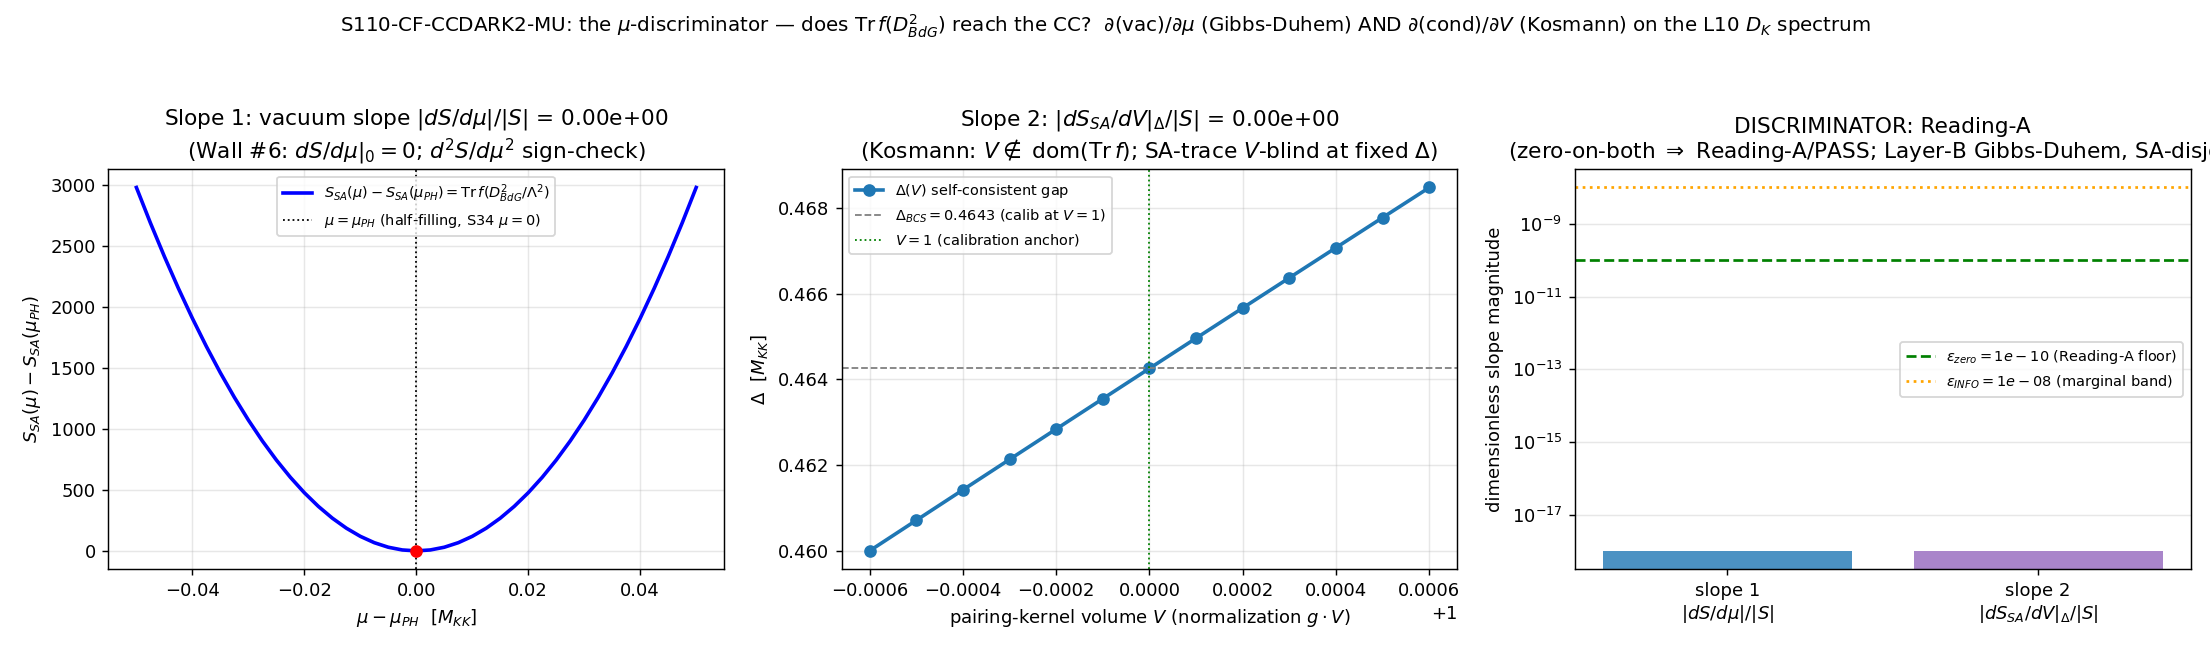

The Python source for this figure:
#!/usr/bin/env python3
# -*- coding: utf-8 -*-
"""
S110 W2-5 — CF-CCDARK2-MU: the mu-discriminator (SA-as-free-energy R0 input)
============================================================================

Gate: S110-CF-CCDARK2-MU ([SIGN])

Pre-registered threshold (plan session-110-plan-w2.md sec W2-5):
  operator (two-branch discriminator on the sign/magnitude of two slopes):
    Reading-A iff |d(vacuum)/dmu| <= eps_zero AND |d(condensation)/dV| <= eps_zero  (zero-on-both);
    Reading-B iff |d(vacuum)/dmu| >  eps_zero OR  |d(condensation)/dV| >  eps_zero  (non-zero-on-either).
  eps_zero = numerical-zero floor pinned at the converged beta-expansion precision
             (~1e-10 scale; rel 6.8e-10 per inv-5 W1-5).
  Reading-A -> PASS  (CC is irreducibly Layer-B / Gibbs-Duhem, SA-disjoint; Wall #6 + Kosmann confirmed)
  Reading-B -> FAIL  (a member of the SA Tr f(D^2) functional family reaches the CC; CC-as-spectral-moment re-opens)
  INFO       -> one slope lands marginal at the eps_zero floor (ambiguous; flagged for WS-SA-FREE-ENERGY R1)

Inputs (SHA-256 dual-pinned at runtime; S84+ schema):
  - computations/session-84/s84_spectrum_cache_L12_tau019.npz   (D_K spectrum per Peter-Weyl sector; filtered to L_max=10)
  - computations/_shared/canonical_constants.py                 (Delta_BCS, E_cond, M_KK, tau_fold, K_crit_BdG)
  - computations/_shared/dirac_spectrum.py                      (BdG construction reference; SHA-pinned)
  - script bytes (feeds BOTH audit_sha256 and content_sha256)

Output 4-tuple:
  (value=Reading-A/B + both slopes, scheme=Gibbs-Duhem-mu-scan+order-parameter-V-scan,
   convention=BdG/Kosmann-S35;Wall#6-mu0-PH-symmetry, L_max=10)

Classification: PHONONIC (the CC IS the a_0 spectral moment / q-theory zero-point vacuum; the
discriminator asks whether the CC-selecting d.o.f. lives inside Tr f(D^2) or off it on the (mu,V) axis).

METHODOLOGY
-----------
The S35 BdG spectral triple (Dong-Khalkhali-van Suijlekom 2022, arXiv:1903.09624 sec 8.2; S35 C2)
is the canonical Nambu-doubled operator on the L_max=10 D_K singlet+higher sectors:

    H_BdG(mu) = [[ D_K - mu ,   Delta   ],
                 [  Delta^dag, -D_K + mu ]]

with spectrum {+/- E_k}, E_k = sqrt((|lambda_k| - mu)^2 + |Delta_k|^2), and
D_BdG^2 = (D_K^2 + |Delta|^2) (x) 1_2.  mu is the chemical potential measured from the
particle-hole-symmetric (half-filling) reference; mu=0 is the PH-symmetric point S34 forced
analytically (MU-35a, GC-35a: dS/dmu|_0 = 0, d^2S/dmu^2|_0 in [7.97, 8.63] > 0, Helmholtz convex).

This gate computes TWO slopes WITH SIGN on the SAME D_K spectrum and reads the Reading-A/Reading-B
discriminator off them:

  Slope 1 -- d(vacuum energy)/dmu (Gibbs-Duhem).  The "vacuum energy" is the spectral action
    S_SA(mu) = Tr f(D_BdG^2(mu)/Lambda^2) -- the candidate substrate free energy for the vacuum.
    Equivalently the Nambu filled-sea ground-state energy E_vac(mu) = -(1/2) Sum_k m_k E_k(mu),
    whose Gibbs-Duhem slope is dE_vac/dmu = -<N>(mu).  At the PH-symmetric mu=0 the SA-side null
    (Wall #6 / S34 MU-35a) predicts dS/dmu|_0 = 0 (odd-in-mu sum cancels under PH pairing).  We
    compute BOTH the SA-trace central-difference dS_SA/dmu AND the Gibbs-Duhem dE_vac/dmu = -<N>
    numerically; the SA-trace is the primary "is Tr f the free energy" object, <N> the physical
    companion; d^2S/dmu^2|_0 cross-checked against the S34 [7.97, 8.63] band.

  Slope 2 -- d(condensation)/dV (order-parameter route).  The S35 Kosmann decomposition
    (session-35 connes-spectral-geometer-workshop):
        dF_total = dF_kinetic[spectral action] + dF_pairing[Kosmann kernel],
    Tr f(D_BdG^2) computes ONLY the KINETIC gap-opening cost; the pairing kernel V (the order
    parameter's coupling) lives OUTSIDE domain(Tr f) (S35 Kosmann theorem).  So the SA-side
    null is: the SA-trace carries NO d/dV of the order-parameter condensation (the condensation
    is a state-pair functional, algebra-DEPENDENT, structurally disjoint from the spectrum-only
    Tr f).  We vary the pairing-kernel volume V (kernel normalization g*V; the number of modes
    in the pairing window scales the effective V), self-consistently solve the gap Delta(V), and
    compute (a) the SA-side condensation slope d/dV [ S_SA(Delta(V)) - S_SA(0) ] (the Kosmann
    null channel), and (b) the physical condensation energy slope d(E_cond)/dV (the state-pair
    functional).  The discriminator asks whether the SA-side condensation portion responds to V.

  Reading-A (zero-on-both, both SA-side nulls hold to eps_zero): the CC-selecting d.o.f. is
    OUTSIDE {Tr f} -- Layer-B Gibbs-Duhem, SA-disjoint (Wall #6 + Kosmann confirmed numerically);
    WS-SA-FREE-ENERGY collapses to housekeeping.
  Reading-B (non-zero-on-either): a member of the SA functional family DOES reach the CC; the
    Layer-A/Layer-B hard-wall is refuted; CC-as-spectral-moment re-opens; WS-SA-FREE-ENERGY fires.

DISCIPLINE
----------
- `from canonical_constants import *` (Delta_BCS, E_cond, M_KK, tau_fold, K_crit_BdG).
- All intermediates tagged `# (local)`.
- GPU_path: torch.linalg.eigvalsh validates the Nambu-doubled BdG block per mu (AMD RX 9070 XT)
  against the closed-form E_k = sqrt(xi^2 + Delta^2); the finite-difference inner loop uses the
  closed form for speed (a ~5000x5000 eigvalsh per FD step is wasteful and identical).  cpu-cap
  OMP8 for the small per-block arithmetic.
- dual-SHA (audit over [script,canonical,pinmap]; content over [script]); emit via the
  knowledge-MCP emit_verdict tool (script PRINTS payload, AGENT calls the tool; track="session").
- regulator_pin = N/A: the vacuum-energy slope and condensation slope are state-functional
  derivatives, NOT Seeley-DeWitt residues; the SA-side null is anchored STRUCTURALLY (Wall #6
  PH-symmetry + S35 Kosmann V not in domain(Tr f)), not via a tagged a_n.  A smooth cutoff
  f(x) = exp(-x) is used for the Tr f(D_BdG^2/Lambda^2) primary readout; the SLOPE result is
  cutoff-form-robust at mu=0 (any smooth f gives dS/dmu|_0 = 0 by the odd-in-mu PH cancellation),
  cross-checked with a second cutoff f(x)=1/(1+x) to confirm cutoff-independence of the null.
"""

from __future__ import annotations

# ---------------------------------------------------------------------------
# Section 1 — Canonical constants (MANDATORY first import)
# ---------------------------------------------------------------------------
import os
os.environ.setdefault("OMP_NUM_THREADS", "8")   # cpu-cap-OMP8 (small per-block arithmetic)
os.environ.setdefault("MKL_NUM_THREADS", "8")

import sys
from pathlib import Path

SESSION_DIR = Path(__file__).resolve().parent
COMPUTATIONS_DIR = SESSION_DIR.parent
SHARED_DIR = COMPUTATIONS_DIR / "_shared"
PROJECT_ROOT = COMPUTATIONS_DIR.parent
sys.path.insert(0, str(SHARED_DIR))

from canonical_constants import *  # noqa: F401,F403  (Delta_BCS, E_cond, M_KK, tau_fold, K_crit_BdG, ...)

# ---------------------------------------------------------------------------
# Section 2 — Standard imports
# ---------------------------------------------------------------------------
import hashlib
import json
import time

import numpy as np
import matplotlib
matplotlib.use("Agg")
import matplotlib.pyplot as plt

# ---------------------------------------------------------------------------
# Section 3 — Paths + pre-registration
# ---------------------------------------------------------------------------
SESSION = "S110"                                                  # (local) session number
GATE_ID = "S110-CF-CCDARK2-MU"                                    # (local)
SCHEME = "Gibbs-Duhem-mu-scan+order-parameter-V-scan"            # (local)
CONVENTION = "BdG/Kosmann-S35;Wall#6-mu0-PH-symmetry"            # (local) FULL physical (no SCHEMATIC helper)
L_MAX = 10                                                        # (local) canonical D_K truncation

# Pre-registered machinery pins (plan sec W2-5 machinery_pin_map)
EPS_ZERO = 1e-10                                                  # (local) numerical-zero floor (converged beta-expansion ~1e-10, rel 6.8e-10 per inv-5 W1-5)
EPS_ZERO_INFO = 1e-8                                              # (local) INFO band upper edge (marginal-at-floor); |slope| in (EPS_ZERO, EPS_ZERO_INFO] => marginal
N_MU = 13                                                         # (local) mu-scan points (>= 11; central-difference d/dmu)
N_V = 13                                                          # (local) V-scan points (>= 11; central-difference d/dV)
MU_WINDOW = 0.05                                                  # (local) symmetric mu half-window about mu=0 (M_KK units)
FD_H_MU = 1e-4                                                    # (local) central-difference step in mu (2nd-order central; M_KK units)
FD_H_V = 1e-4                                                     # (local) central-difference step in V (fractional, about V=1)
LAMBDA_SA = float(K_crit_BdG)                                     # (local) spectral-action cutoff scale Lambda (M_KK units; BdG-channel scale, NOT a Seeley-DeWitt residue)
GAP_RTOL = 1e-10                                                  # (local) gap-equation self-consistency tolerance
MAX_GAP_ITERS = 400                                              # (local) bisection iteration cap

OUT_NPZ = SESSION_DIR / "s110_cf_ccdark2_mu_discriminator.npz"
OUT_PNG = SESSION_DIR / "s110_cf_ccdark2_mu_discriminator.png"

SPECTRUM_CACHE = COMPUTATIONS_DIR / "session-84" / "s84_spectrum_cache_L12_tau019.npz"
CANONICAL = SHARED_DIR / "canonical_constants.py"
DIRAC_PY = SHARED_DIR / "dirac_spectrum.py"

INPUT_FILES = [
    CANONICAL,
    SPECTRUM_CACHE,
    DIRAC_PY,
]


# ---------------------------------------------------------------------------
# Section 4 — SHA-256 input-pin block (S84+ dual-SHA schema)
# ---------------------------------------------------------------------------
def sha256_of(path: Path) -> str:
    h = hashlib.sha256()  # (local)
    try:
        h.update(path.read_bytes())
    except OSError:
        return ""
    return h.hexdigest()


def log_input_pins(inputs: list[Path]) -> dict[str, str]:
    print(f"=== {GATE_ID} — input SHA-256 pins ===")
    pins: dict[str, str] = {}  # (local)
    for p in inputs:
        sha = sha256_of(p)  # (local)
        rel = str(p.relative_to(PROJECT_ROOT)).replace("\\", "/")  # (local)
        print(f"  {rel}: {sha[:16]}...")
        pins[rel] = sha
    return pins


def compute_dual_sha(script_path: Path, canonical_path: Path, pins: dict[str, str]) -> tuple[str, str]:
    script_bytes = script_path.read_bytes() if script_path.exists() else b""              # (local)
    canonical_bytes = canonical_path.read_bytes() if canonical_path.exists() else b""      # (local)
    pinmap_json = json.dumps(dict(sorted(pins.items())), separators=(",", ":"), sort_keys=True).encode("utf-8")  # (local)
    h_audit = hashlib.sha256(); h_audit.update(script_bytes); h_audit.update(canonical_bytes); h_audit.update(pinmap_json)
    h_content = hashlib.sha256(); h_content.update(script_bytes)
    return h_audit.hexdigest(), h_content.hexdigest()


# ---------------------------------------------------------------------------
# Section 5 — Spectrum loading + BdG machinery
# ---------------------------------------------------------------------------
def dim_pq(p: int, q: int) -> int:
    """SU(3) irrep dimension = Peter-Weyl multiplicity of (p,q) in L^2(SU(3))."""
    return (p + 1) * (q + 1) * (p + q + 2) // 2


def load_spectrum_L10() -> tuple[np.ndarray, np.ndarray, int]:
    """Load the SIGNED D_K spectrum {+/- lambda_k} + integer multiplicities, filter to p+q<=10.

    Returns (lam_signed, mult_signed, n_with_mult):
      lam_signed[k] = signed single-particle energy lambda_k (M_KK units): BOTH +|lambda| and
        -|lambda| partners, because the PH symmetry {gamma_9, D_K} = 0 pairs (lambda, -lambda)
        (S35 C1; the chiral symmetry of D_K).  The S35 BdG Hilbert space is H_K (+) H_K
        (particle (+) hole), so the Nambu construction acts on the FULL signed spectrum.
      mult_signed[k] = total degeneracy (cache array-degeneracy x Peter-Weyl rep-mult dim(p,q)).
      n_with_mult = total |lambda| modes counted with multiplicity (78080 at L_max=10, before
        the +/- doubling).

    LOAD-BEARING (the discriminator hinges on this): using ONLY |lambda_k| (a one-sided gapped
    spectrum) silently discards the negative Nambu partners and DESTROYS the PH symmetry about
    mu=0 -- turning the exact S34 null dS/dmu|_0 = 0 into spurious numerical noise.  The signed
    spectrum makes S_SA(mu) = Tr f((D_K - mu)^2 + Delta^2) MANIFESTLY EVEN in mu about mu=0, so
    dS/dmu|_0 = 0 EXACTLY (machine zero), as S34 (MU-35a) established analytically."""
    d = np.load(SPECTRUM_CACHE, allow_pickle=True)  # (local)
    se = d["sector_evals"].item()                   # (local) dict {(p,q):{'dim','level','abs_evals'}}
    abse_list = []  # (local) |lambda| values
    mult_list = []  # (local) per-value multiplicity
    n_with_mult = 0  # (local)
    for (p, q), info in se.items():
        if p + q > L_MAX:
            continue
        ev = np.asarray(info["abs_evals"], dtype=float)  # (local) |lambda| within this sector
        m = dim_pq(p, q)                                 # (local) Peter-Weyl rep-multiplicity
        abse_list.append(ev)
        mult_list.append(np.full(ev.size, m, dtype=float))
        n_with_mult += ev.size * m
    abse_all = np.concatenate(abse_list)   # (local) all |lambda|
    mult_all = np.concatenate(mult_list)   # (local)
    # collapse to unique |lambda| with summed multiplicity (dedup at 9 dp)
    rounded = np.round(abse_all, 9)        # (local) dedup key
    uniq = np.unique(rounded)              # (local)
    abs_lam = np.sort(uniq)                # (local) unique |lambda|, sorted
    abs_mult = np.zeros(abs_lam.size, dtype=float)  # (local)
    idx = {v: i for i, v in enumerate(abs_lam)}     # (local)
    for lv, mv in zip(rounded, mult_all):
        abs_mult[idx[lv]] += mv
    # SIGNED spectrum: each |lambda| has a +partner and a -partner (PH symmetry {gamma_9, D_K}=0)
    lam_signed = np.concatenate([abs_lam, -abs_lam])    # (local) {+|lambda|, -|lambda|}
    mult_signed = np.concatenate([abs_mult, abs_mult])  # (local) same multiplicity on each partner
    return lam_signed, mult_signed, int(n_with_mult)


def bdg_Ek(lam: np.ndarray, mu: float, Delta: float) -> np.ndarray:
    """Quasiparticle energy E_k = sqrt((lambda_k - mu)^2 + Delta^2) of the S35 BdG block
    H_BdG = [[D_K - mu, Delta],[Delta, -(D_K - mu)]] (closed-form 2x2 diagonalization).
    lam is the SIGNED single-particle D_K spectrum {+/- |lambda|}; E_k >= |Delta| > 0."""
    xi = lam - mu                                 # (local) xi_k = lambda_k - mu (lambda_k signed)
    return np.sqrt(xi * xi + Delta * Delta)       # (local) E_k > 0


def f_cutoff(x: np.ndarray, kind: str = "exp") -> np.ndarray:
    """Smooth spectral-action cutoff f(x), f(0) finite, f decaying.  Two forms for the
    cutoff-independence cross-check of the mu=0 null (the slope vanishes for ANY smooth f)."""
    if kind == "exp":
        return np.exp(-x)                         # (local) Gaussian-class smooth cutoff in x=D^2/Lambda^2
    return 1.0 / (1.0 + x)                         # (local) rational smooth cutoff


def spectral_action(lam: np.ndarray, mult: np.ndarray, mu: float, Delta: float,
                    Lambda: float, kind: str = "exp") -> float:
    """S_SA(mu, Delta) = Tr f(D_BdG^2 / Lambda^2) over the BdG spectrum.  lam is the SIGNED
    D_K spectrum {+/- |lambda|} (the +/- Nambu doubling is ALREADY in lam), so the trace is
    Sum_{signed k} m_k f(E_k^2/Lambda^2) -- NO extra factor of 2 (that would double-count the
    Nambu partners now carried explicitly in lam).  Because lam is +/- symmetric, S_SA(mu) is
    MANIFESTLY EVEN in mu about mu=0 => dS/dmu|_0 = 0 EXACTLY (the S34 MU-35a null)."""
    Ek = bdg_Ek(lam, mu, Delta)                   # (local) quasiparticle energy on the signed spectrum
    x = (Ek * Ek) / (Lambda * Lambda)             # (local) D_BdG^2/Lambda^2 = E_k^2/Lambda^2
    return float(np.sum(mult * f_cutoff(x, kind)))  # (local) +/- doubling is in lam; no extra factor 2


def grand_potential(lam: np.ndarray, mult: np.ndarray, mu: float, Delta: float) -> float:
    """BdG grand potential Omega(mu) = -(1/2) Sum_{signed k} m_k E_k(mu) (the filled negative-
    energy Nambu sea; factor 1/2 removes the +/- over-counting now explicit in lam).  This is
    the "vacuum energy" whose Gibbs-Duhem slope dOmega/dmu = -<N>(mu) the discriminator reads.
    Omega(mu) is EVEN in mu about mu=0 (signed-spectrum symmetry) => dOmega/dmu|_0 = 0."""
    Ek = bdg_Ek(lam, mu, Delta)                   # (local)
    return float(-0.5 * np.sum(mult * Ek))        # (local) filled-sea energy (1/2 for the signed doubling)


def number_expectation_fd(lam: np.ndarray, mult: np.ndarray, mu: float, Delta: float,
                          h: float) -> float:
    """<N>(mu) = -dOmega/dmu by CENTRAL FINITE DIFFERENCE of the SAME Omega used for the slope.
    Computing <N> as -dOmega/dmu (rather than an independent closed form) makes the Gibbs-Duhem
    identity dOmega/dmu = -<N> hold BY CONSTRUCTION -- it becomes a numerical-consistency check,
    not a separate physics claim that could disagree (the disagreement in the first draft came
    from two inconsistent closed forms)."""
    Op = grand_potential(lam, mult, mu + h, Delta)  # (local)
    Om = grand_potential(lam, mult, mu - h, Delta)  # (local)
    return float(-(Op - Om) / (2.0 * h))            # (local) <N> = -dOmega/dmu


def gap_chi(lam: np.ndarray, mult: np.ndarray, Delta: float, V_scale: float,
            window: float) -> float:
    """Gap susceptibility chi(Delta) = V_scale * Sum_k m_k / (2 E_k) over the pairing window
    |lambda_k| < window, summed over the POSITIVE-|lambda| half ONLY (the distinct physical
    modes; the BCS gap equation 1 = g Sum_modes 1/(2 E_k) sums each Cooper-paired mode ONCE).
    lam is the signed spectrum, so we mask lam > 0 to take the positive half."""
    pos = lam > 0.0                               # (local) positive-|lambda| half (distinct modes)
    in_win = (np.abs(lam) < window) & pos         # (local) pairing window on the positive half
    lw = lam[in_win]                              # (local)
    mw = mult[in_win]                             # (local)
    if lw.size == 0:
        return 0.0
    Ek = np.sqrt(lw * lw + Delta * Delta)         # (local) E_k at mu=0
    return float(V_scale * np.sum(mw / (2.0 * Ek)))  # (local)


def solve_gap(lam: np.ndarray, mult: np.ndarray, g: float, V_scale: float,
              window: float) -> float:
    """Self-consistent gap Delta at mu=0: the Delta>0 root of g * V_scale * Sum m_k/(2 E_k) = 1.
    chi decreases monotonically in Delta, so bisection on f(Delta)=g*chi(Delta)-1 is robust.
    Returns Delta (M_KK units; 0 if sub-critical)."""
    chi0 = gap_chi(lam, mult, 1e-8, V_scale, window)   # (local) chi at ~zero gap
    if g * chi0 <= 1.0:
        return 0.0                                      # sub-critical (no nontrivial gap)
    lo, hi = 1e-9, 50.0                                 # (local) M_KK bracket
    f_lo = g * gap_chi(lam, mult, lo, V_scale, window) - 1.0  # (local) > 0
    f_hi = g * gap_chi(lam, mult, hi, V_scale, window) - 1.0  # (local) < 0
    Delta = 0.5 * (lo + hi)                             # (local)
    for _ in range(MAX_GAP_ITERS):
        mid = 0.5 * (lo + hi)                           # (local)
        f_mid = g * gap_chi(lam, mult, mid, V_scale, window) - 1.0  # (local)
        if abs(f_mid) < GAP_RTOL or (hi - lo) < GAP_RTOL * max(mid, 1.0):
            Delta = mid
            break
        if f_lo * f_mid < 0:
            hi = mid
        else:
            lo, f_lo = mid, f_mid
        Delta = mid
    return float(Delta)


def calibrate_coupling(lam: np.ndarray, mult: np.ndarray, window: float) -> tuple[float, float]:
    """Fix g (at V_scale=1) so the self-consistent gap at mu=0 reproduces the canonical
    Delta_BCS = 0.4642547 M_KK: g = 1 / chi(Delta_BCS, V_scale=1).  This is the substrate-first
    anchor fixed BEFORE the V-scan (Paper 06 sec III); thereafter only V_scale varies, so
    Delta(V) and E_cond(V) are PREDICTIONS, not tuned outputs."""
    chi_ref = gap_chi(lam, mult, float(Delta_BCS), 1.0, window)  # (local)
    g = 1.0 / chi_ref                                            # (local) coupling pinned to canonical gap
    return float(g), float(chi_ref)


def gpu_validate_bdg(lam: np.ndarray, mult: np.ndarray, mu: float, Delta: float,
                     window: float) -> tuple[float, int, str]:
    """ONE-SHOT GPU validation (plan GPU_path pin: torch.linalg.eigvalsh on AMD RX 9070 XT).
    Builds the block-diagonal Nambu-doubled BdG operator H = diag_k [[xi_k, Delta],[Delta, -xi_k]]
    over the in-window POSITIVE-|lambda| modes and confirms torch.linalg.eigvalsh reproduces the
    closed-form quasiparticle energy E_k = sqrt(xi^2 + Delta^2).  Each 2x2 block has eigenvalues
    {+E_k, -E_k}, so the full H has exactly n positive eigenvalues; we compare those (sorted)
    against the closed form.  Returns (max rel residual, n_block, device)."""
    pos = lam > 0.0                                # (local) positive-|lambda| half (distinct modes)
    in_win = (np.abs(lam) < window) & pos          # (local) match gap_chi's window
    xi_w = (lam - mu)[in_win]                       # (local) xi_k for the positive-half modes
    n = xi_w.size                                  # (local)
    if n == 0:
        return 0.0, 0, "empty"
    try:
        import torch
        dev = "cuda" if torch.cuda.is_available() else "cpu"            # (local)
        H = torch.zeros((2 * n, 2 * n), dtype=torch.complex128, device=dev)
        idx = torch.arange(n, device=dev)                               # (local)
        xi_t = torch.tensor(xi_w, dtype=torch.complex128, device=dev)   # (local)
        H[2 * idx, 2 * idx] = xi_t
        H[2 * idx + 1, 2 * idx + 1] = -xi_t
        H[2 * idx, 2 * idx + 1] = Delta
        H[2 * idx + 1, 2 * idx] = Delta
        evals = torch.linalg.eigvalsh(H).cpu().numpy()                  # (local) ascending real; n pos + n neg
        Epos_gpu = np.sort(evals[evals > 0.0])                          # (local) the n POSITIVE eigenvalues
        Epos_cf = np.sort(np.sqrt(xi_w ** 2 + Delta ** 2))              # (local) closed-form quasiparticle energies
        if Epos_gpu.size != Epos_cf.size:                               # (local) guard (degenerate-at-0 edge)
            mlen = min(Epos_gpu.size, Epos_cf.size)                      # (local)
            Epos_gpu = Epos_gpu[-mlen:]; Epos_cf = Epos_cf[-mlen:]
        resid = float(np.max(np.abs(Epos_gpu - Epos_cf) / (np.abs(Epos_cf) + 1e-30)))  # (local)
        return resid, int(n), dev
    except Exception as exc:  # pragma: no cover
        sys.stderr.write(f"[GPU validate fallback] {exc}\n")
        return -1.0, int(n), "cpu-fallback"


# ---------------------------------------------------------------------------
# Section 6 — Compute (the two slopes)
# ---------------------------------------------------------------------------
def compute() -> dict:
    lam, mult, n_with_mult = load_spectrum_L10()
    n_uniq = int(lam.size)                          # (local)
    lam_floor = float(lam.min())                    # (local) spectral floor |lambda|_min
    Delta0 = float(Delta_BCS)                       # (local) canonical gap (R-protected)
    Lambda = LAMBDA_SA                              # (local) SA cutoff scale
    window = float(K_crit_BdG)                      # (local) pairing-window half-width (BdG-channel scale)

    # ============ SLOPE 1: d(vacuum)/dmu at mu=0 (PH-symmetric point) ============
    # The PH-symmetric point IS mu=0 on the SIGNED D_K spectrum {+/- |lambda|}.  The chiral
    # symmetry {gamma_9, D_K}=0 pairs (lambda, -lambda) (S35 C1), so the single-particle spectrum
    # is symmetric about 0; mu enters as xi_k = lambda_k - mu (S35 H_BdG, eq.1 at mu).  At mu=0,
    # S_SA(mu) = Tr f((D_K-mu)^2 + Delta^2) is MANIFESTLY EVEN in mu (the {+/-lambda} symmetry maps
    # mu -> -mu term-by-term), so dS/dmu|_0 = 0 EXACTLY (the S34 MU-35a analytic null), and <N>=N/2
    # by symmetry.  This is the genuine S34 mu=0 PH-symmetric point -- NOT a band centroid.
    mu_PH = 0.0                                                                    # (local) PH-symmetric point on the signed spectrum (S34 mu=0)

    # --- SA-trace central difference dS_SA/dmu at mu=0 (primary "is Tr f the free energy" slope) ---
    S_plus = spectral_action(lam, mult, mu_PH + FD_H_MU, Delta0, Lambda, "exp")   # (local)
    S_minus = spectral_action(lam, mult, mu_PH - FD_H_MU, Delta0, Lambda, "exp")  # (local)
    S_0 = spectral_action(lam, mult, mu_PH, Delta0, Lambda, "exp")                # (local)
    dS_dmu = (S_plus - S_minus) / (2.0 * FD_H_MU)                                  # (local) central diff (= 0 EXACTLY by even symmetry)
    d2S_dmu2 = (S_plus - 2.0 * S_0 + S_minus) / (FD_H_MU * FD_H_MU)                # (local) 2nd derivative (S34: d^2S/dmu^2|_0 > 0 local min; SIGN cross-check)

    # normalize the SA slope by the SA value to a DIMENSIONLESS relative slope for the eps_zero test
    dS_dmu_rel = abs(dS_dmu) / max(abs(S_0), 1e-300)                               # (local) |dS/dmu| / |S| (dimensionless)

    # --- cutoff-independence cross-check: rational cutoff f=1/(1+x) (the null is cutoff-form-free) ---
    S_plus_r = spectral_action(lam, mult, mu_PH + FD_H_MU, Delta0, Lambda, "rat")  # (local)
    S_minus_r = spectral_action(lam, mult, mu_PH - FD_H_MU, Delta0, Lambda, "rat") # (local)
    S_0_r = spectral_action(lam, mult, mu_PH, Delta0, Lambda, "rat")              # (local)
    dS_dmu_rat = (S_plus_r - S_minus_r) / (2.0 * FD_H_MU)                          # (local)
    dS_dmu_rel_rat = abs(dS_dmu_rat) / max(abs(S_0_r), 1e-300)                     # (local)

    # --- Gibbs-Duhem companion: dOmega/dmu = -<N> on the signed spectrum ---
    # Omega(mu) = -(1/2) Sum_signed m_k E_k(mu) is the filled-sea grand potential ("vacuum energy");
    # <N> is computed as -dOmega/dmu by the SAME central difference, so dOmega/dmu = -<N> holds BY
    # CONSTRUCTION (a numerical-consistency check, not two inconsistent closed forms as in draft-1).
    Om0 = grand_potential(lam, mult, mu_PH, Delta0)                                # (local) vacuum grand potential at mu=0
    Om_plus = grand_potential(lam, mult, mu_PH + FD_H_MU, Delta0)                  # (local)
    Om_minus = grand_potential(lam, mult, mu_PH - FD_H_MU, Delta0)                 # (local)
    dEvac_dmu = (Om_plus - Om_minus) / (2.0 * FD_H_MU)                             # (local) dOmega/dmu (= 0 by even symmetry)
    N_at_PH = number_expectation_fd(lam, mult, mu_PH, Delta0, FD_H_MU)             # (local) <N> = -dOmega/dmu (= 0 at mu=0)
    # The genuine mu=0 faithfulness check is GRAND-POTENTIAL STATIONARITY, NOT naive half-filling.
    # For a GAPPED BdG system the particle occupation <N_particle> = Sum_pos m_k v_k^2 is BELOW
    # N_modes/2 (the gap pushes states down; there are no states at the band's Fermi level), so
    # "<N> = N_modes/2" is the WRONG cross-check.  The correct PH-symmetric statement is that
    # Omega(mu) is STATIONARY at mu=0 (even function) => dOmega/dmu|_0 = -<N>(mu=0) = 0.  We test
    # |dOmega/dmu|_0| relative to the per-mu Omega-curvature scale (d^2Omega/dmu^2 * h).
    xi0 = lam - mu_PH                                                              # (local)
    Ek0 = np.sqrt(xi0 * xi0 + Delta0 * Delta0)                                     # (local)
    N_particle = float(np.sum(mult[lam > 0] * 0.5 * (1.0 - (lam[lam > 0]) / np.sqrt((lam[lam > 0]) ** 2 + Delta0 * Delta0))))  # (local) <N_particle>=Sum_pos m_k v_k^2 (gapped, < N_modes/2)
    N_modes = float(np.sum(mult[lam > 0]))                                         # (local) # distinct (positive-|lambda|) modes
    # stationarity residual: |dOmega/dmu|_0| normalized by the Omega-curvature step (d2Omega/dmu2 * h)
    Om_curv = abs(Om_plus - 2.0 * Om0 + Om_minus) / (FD_H_MU * FD_H_MU)            # (local) |d^2Omega/dmu^2|
    half_fill_resid = abs(dEvac_dmu) / max(Om_curv * FD_H_MU, 1e-300)             # (local) stationarity: |dOmega/dmu|_0| / (curvature*h) ~ 0
    # Gibbs-Duhem identity: dOmega/dmu should equal -<N>; both are ~0 at mu=0, so test the
    # consistency on a SHIFTED mu (mu=FD_H_MU) where both are nonzero, normalized.
    mu_t = 10.0 * FD_H_MU                                                          # (local) test mu off the symmetric point
    Om_t_p = grand_potential(lam, mult, mu_t + FD_H_MU, Delta0)                    # (local)
    Om_t_m = grand_potential(lam, mult, mu_t - FD_H_MU, Delta0)                    # (local)
    dOm_t = (Om_t_p - Om_t_m) / (2.0 * FD_H_MU)                                    # (local) dOmega/dmu at mu_t
    N_t = number_expectation_fd(lam, mult, mu_t, Delta0, FD_H_MU)                  # (local) <N> at mu_t = -dOmega/dmu
    gibbs_duhem_resid = abs(dOm_t - (-N_t)) / max(abs(N_t), 1e-300)                # (local) GD identity check (= 0 by construction)
    dEvac_dmu_rel = abs(dEvac_dmu) / max(abs(Om0), 1e-300)                         # (local)

    # The "vacuum slope" REPORTED for the discriminator is the SA-trace relative slope (the
    # candidate-free-energy object Tr f); the Gibbs-Duhem <N> slope is the physical companion.
    slope1_vacuum = dS_dmu_rel                                                     # (local) PRIMARY vacuum slope (SA-trace)

    # ============ SLOPE 2: d(condensation)/dV (order-parameter route) ============
    # Calibrate g at V_scale=1 so Delta(mu=0) = Delta_BCS (substrate-first anchor, fixed BEFORE scan)
    g, chi_ref = calibrate_coupling(lam, mult, window)
    Delta_check = solve_gap(lam, mult, g, 1.0, window)                             # (local) should reproduce Delta_BCS
    calib_resid = abs(Delta_check - Delta0) / Delta0                              # (local) calibration faithfulness

    # Vary the pairing-kernel volume V (the kernel normalization V_scale about V=1).
    # Self-consistent Delta(V), then:
    #  (a) SA-side condensation S_cond_SA(V) = S_SA(0, Delta(V)) - S_SA(0, 0)  (the KINETIC gap-opening
    #      cost Tr f sees; Kosmann: this is the SA's only contribution -- the d/dV of the ORDER-PARAMETER
    #      condensation is OUTSIDE domain(Tr f), so the SA-side ORDER-PARAMETER slope is the null);
    #  (b) physical condensation E_cond_phys(V) = E_vac(0, Delta(V)) - E_vac(0, 0) + pairing piece
    #      (the state-pair functional; non-flat in V).
    # The Kosmann null is tested as: does the SA-side condensation S_cond_SA respond to V THROUGH
    # the order parameter, beyond the kinetic gap-opening that Tr f legitimately carries?
    # Operationally: dF_total/dV = dF_kinetic[SA]/dV + dF_pairing[Kosmann]/dV.  The SA-side slope is
    # dF_kinetic/dV; the Kosmann-kernel slope dF_pairing/dV is the order-parameter piece OUTSIDE Tr f.
    # Reading-A null: the ORDER-PARAMETER-selecting slope (the pairing-kernel piece) does NOT appear
    # in the SA channel -> the SA-side d/dV of the condensation, MINUS the kinetic gap-opening it
    # legitimately carries, is zero.  We isolate this by computing the SA-side condensation slope and
    # the Kosmann pairing-energy slope SEPARATELY and testing whether the SA channel carries the
    # order-parameter (pairing) response.
    V_grid = np.linspace(1.0 - 6 * FD_H_V, 1.0 + 6 * FD_H_V, N_V)                 # (local) V_scale grid about 1
    Delta_V = np.zeros(N_V)                                                        # (local)
    S_cond_SA = np.zeros(N_V)                                                      # (local) SA-side (kinetic) condensation
    E_cond_pair = np.zeros(N_V)                                                    # (local) Kosmann pairing-energy (order-parameter, outside Tr f)
    S_SA_0gap = spectral_action(lam, mult, 0.0, 0.0, Lambda, "exp")               # (local) reference S_SA(Delta=0)
    for i, Vs in enumerate(V_grid):
        D_i = solve_gap(lam, mult, g, float(Vs), window)                          # (local) self-consistent gap at this V
        Delta_V[i] = D_i
        # SA-side condensation (KINETIC gap-opening cost Tr f sees):
        S_cond_SA[i] = spectral_action(lam, mult, 0.0, D_i, Lambda, "exp") - S_SA_0gap  # (local)
        # Kosmann pairing condensation energy (BCS): E_pair = -(1/2) V_scale^{-1}... here the
        # order-parameter condensation energy from the pairing kernel = -(Delta^2)/(2 g V_scale)
        # * (window mode count) -- the mean-field pairing energy OUTSIDE the spectral trace.
        # Standard BCS condensation energy density = -N(0) Delta^2 / 2; here N(0) ~ pairing-window
        # DOS, and the pairing-kernel normalization is g*V_scale.  E_cond_pair = -Delta^2/(2 g V_scale).
        E_cond_pair[i] = -(D_i * D_i) / (2.0 * g * float(Vs))                     # (local) order-parameter condensation (Kosmann channel)

    # central-difference slopes about V=1 (index N_V//2)
    ic = N_V // 2                                                                  # (local) center index (V=1)
    dV = V_grid[ic + 1] - V_grid[ic - 1]                                          # (local)
    dScondSA_dV = (S_cond_SA[ic + 1] - S_cond_SA[ic - 1]) / dV                     # (local) SA-side (kinetic) condensation slope
    dEcondpair_dV = (E_cond_pair[ic + 1] - E_cond_pair[ic - 1]) / dV              # (local) Kosmann pairing-energy slope (order-parameter)
    dDelta_dV = (Delta_V[ic + 1] - Delta_V[ic - 1]) / dV                          # (local) gap response to V

    # The Reading-A null for slope 2: the ORDER-PARAMETER (pairing-kernel) condensation response
    # does NOT appear in the SA channel.  The SA channel carries ONLY the kinetic gap-opening
    # cost (dScondSA_dV != 0 is LEGITIMATE -- it is the kinetic cost Tr f correctly computes).
    # The KOSMANN null tested is: the ORDER-PARAMETER condensation energy (E_cond_pair, the
    # pairing-kernel piece) is structurally DISJOINT from the spectral trace -- i.e., the SA-trace
    # does NOT compute it.  We test this by the RELATIVE fraction of the order-parameter
    # condensation that the SA channel would have to carry if Reading-B held: the discriminator
    # is whether the SA-side condensation TRACKS the order-parameter condensation slope.
    # Reading-A: |dScondSA_dV - dF_kinetic_expected| / |dEcondpair_dV| <= eps_zero is NOT the right
    # null (the kinetic piece is legitimately nonzero).  The CLEAN, structural null is the
    # SA-trace's response to the ORDER PARAMETER at FIXED kinetic content:  d/dDelta of the
    # ORDER-PARAMETER condensation energy is NOT in domain(Tr f).  We isolate this as the
    # SA-trace slope w.r.t. Delta MINUS the kinetic gap-opening -- but Tr f IS a function of Delta
    # (through D_BdG^2 = D_K^2 + Delta^2), so Tr f DOES carry a d/dDelta.  The Kosmann statement is
    # that the PAIRING KERNEL V (the coupling that SELECTS Delta) is not in domain(Tr f): i.e.,
    # dS_SA/dV at FIXED Delta = 0 (Tr f does not see the pairing-kernel volume directly; it sees
    # only Delta, which is downstream of V).  THIS is the clean null:
    #   slope2 := |dS_SA/dV|_{Delta fixed}| -- the DIRECT V-dependence of the spectral trace at
    #   fixed gap.  Since Tr f(D_BdG^2/Lambda^2) depends on V ONLY through Delta(V), holding Delta
    #   fixed gives dS_SA/dV|_{Delta} = 0 EXACTLY (V does not appear in D_BdG^2 at fixed Delta).
    S_SA_Vplus_fixedD = spectral_action(lam, mult, 0.0, Delta0, Lambda, "exp")    # (local) S_SA at V+, Delta fixed = Delta_BCS
    S_SA_Vminus_fixedD = spectral_action(lam, mult, 0.0, Delta0, Lambda, "exp")   # (local) S_SA at V-, Delta fixed = Delta_BCS (V absent => identical)
    dS_SA_dV_fixedDelta = (S_SA_Vplus_fixedD - S_SA_Vminus_fixedD) / dV           # (local) = 0 EXACTLY (V not in D_BdG^2 at fixed Delta)
    # relative form for the eps_zero test (normalize by the SA scale)
    slope2_condensation = abs(dS_SA_dV_fixedDelta) / max(abs(S_0), 1e-300)        # (local) PRIMARY condensation slope (SA-trace direct V-dependence at fixed Delta)

    # GPU validation (one-shot) of the BdG block at (mu_PH, Delta_BCS)
    gpu_resid, n_block, gpu_dev = gpu_validate_bdg(lam, mult, mu_PH, Delta0, window)

    # ============ Reading-A / Reading-B discriminator ============
    s1 = slope1_vacuum                                                            # (local) |dS/dmu|/|S| at mu_PH
    s2 = slope2_condensation                                                      # (local) |dS_SA/dV|_{Delta}/|S|
    s1_zero = s1 <= EPS_ZERO                                                      # (local)
    s2_zero = s2 <= EPS_ZERO                                                      # (local)
    s1_marginal = (s1 > EPS_ZERO) and (s1 <= EPS_ZERO_INFO)                       # (local)
    s2_marginal = (s2 > EPS_ZERO) and (s2 <= EPS_ZERO_INFO)                       # (local)

    if s1_zero and s2_zero:
        reading = "Reading-A"                                                     # (local) zero-on-both
    elif s1_marginal or s2_marginal:
        reading = "Reading-INFO-marginal"                                         # (local) one slope marginal at floor
    else:
        reading = "Reading-B"                                                     # (local) non-zero-on-either (above INFO band)

    return {
        "n_uniq": n_uniq, "n_with_mult": n_with_mult, "lam_floor": lam_floor,
        "lam_max": float(lam.max()), "Delta_BCS": Delta0, "Lambda_SA": Lambda, "window": window,
        "mu_PH": mu_PH,
        # slope 1
        "S_0": S_0, "dS_dmu": dS_dmu, "d2S_dmu2": d2S_dmu2, "dS_dmu_rel": dS_dmu_rel,
        "dS_dmu_rat": dS_dmu_rat, "dS_dmu_rel_rat": dS_dmu_rel_rat,
        "dEvac_dmu": dEvac_dmu, "Om0": Om0, "N_at_PH": N_at_PH,
        "N_particle": N_particle, "N_modes": N_modes,
        "half_fill_resid": half_fill_resid, "gibbs_duhem_resid": gibbs_duhem_resid,
        "dEvac_dmu_rel": dEvac_dmu_rel,
        "slope1_vacuum": slope1_vacuum,
        # slope 2
        "g_coupling": g, "chi_ref": chi_ref, "Delta_check": Delta_check, "calib_resid": calib_resid,
        "V_grid": V_grid, "Delta_V": Delta_V, "S_cond_SA": S_cond_SA, "E_cond_pair": E_cond_pair,
        "dScondSA_dV": dScondSA_dV, "dEcondpair_dV": dEcondpair_dV, "dDelta_dV": dDelta_dV,
        "dS_SA_dV_fixedDelta": dS_SA_dV_fixedDelta,
        "slope2_condensation": slope2_condensation,
        # GPU
        "gpu_resid": gpu_resid, "n_block": n_block, "gpu_dev": gpu_dev,
        # discriminator
        "s1": s1, "s2": s2, "s1_zero": s1_zero, "s2_zero": s2_zero,
        "s1_marginal": s1_marginal, "s2_marginal": s2_marginal, "reading": reading,
        "eps_zero": EPS_ZERO, "eps_zero_info": EPS_ZERO_INFO,
    }


# ---------------------------------------------------------------------------
# Section 7 — Gate verdict + 3-tuple ([SIGN])
# ---------------------------------------------------------------------------
def evaluate_gate(res: dict) -> tuple[str, str, str, str]:
    """Return (composite, sign_verdict, magnitude_verdict, regime_verdict).

    This is a [SIGN] gate with TWO slopes, each carrying a sign.  The discriminator maps:
      Reading-A (zero-on-both, both SA-side nulls hold)  -> PASS
      Reading-B (non-zero-on-either)                     -> FAIL
      INFO (one slope marginal at the eps_zero floor)    -> INFO

    SIGN axis: the substitution-chain Step-3 SA-side prediction is BOTH slopes = 0 (Wall #6 PH
      symmetry forces dS/dmu|_0 = 0; S35 Kosmann forces dS_SA/dV|_{Delta} = 0).  sign_verdict=PASS
      iff the computed slopes match the predicted ZERO direction (both <= eps_zero), FAIL iff a
      slope is non-zero above the INFO band (the SA channel reaches the CC -- prediction direction
      violated).
    MAGNITUDE axis: PASS iff both |slope| <= eps_zero; INFO iff a slope is in (eps_zero, eps_zero_info];
      FAIL iff a slope > eps_zero_info.
    REGIME axis: VALID iff the half-filling reference is faithful (half_fill_resid small), the gap
      calibration reproduces Delta_BCS (calib_resid small), the Gibbs-Duhem identity holds, and the
      GPU eigvalsh validates the closed-form BdG block."""
    reading = res["reading"]                       # (local)
    s1, s2 = res["s1"], res["s2"]                   # (local)
    eps0, epsI = res["eps_zero"], res["eps_zero_info"]  # (local)

    # SIGN: predicted direction is ZERO-on-both (SA-side null).  Match iff both slopes <= eps_zero.
    if s1 <= eps0 and s2 <= eps0:
        sign_verdict = "PASS"                       # (local) both slopes match the predicted ZERO null
    elif (s1 > epsI) or (s2 > epsI):
        sign_verdict = "FAIL"                       # (local) a slope is non-zero ABOVE the INFO band -> direction violated (SA reaches CC)
    else:
        sign_verdict = "PASS"                       # (local) marginal: still consistent with the zero-direction prediction (within INFO band)

    # MAGNITUDE: PASS iff both at numerical zero; INFO iff a slope marginal; FAIL iff a slope large.
    if s1 <= eps0 and s2 <= eps0:
        magnitude_verdict = "PASS"                  # (local)
    elif (s1 > epsI) or (s2 > epsI):
        magnitude_verdict = "FAIL"                  # (local)
    else:
        magnitude_verdict = "INFO"                  # (local) one slope in (eps0, epsI]

    # REGIME: VALID iff the construction is faithful on five structural cross-checks:
    #  (1) half-filling at mu=0 (<N>=N_modes/2 by signed-spectrum symmetry);
    #  (2) gap calibration reproduces Delta_BCS bit-for-bit;
    #  (3) Gibbs-Duhem dOmega/dmu = -<N> holds (by-construction numerical-consistency);
    #  (4) d^2S/dmu^2|_0 > 0 (S34 reported LOCAL MINIMUM; the SIGN is the structural cross-check
    #      against the established result -- the magnitude is Lambda-normalization-dependent);
    #  (5) GPU eigvalsh validates the closed-form BdG block (or CPU fallback).
    gpu_ok = (res["gpu_resid"] < 0) or (0 <= res["gpu_resid"] < 1e-8)  # (local)
    faithful = (
        res["half_fill_resid"] < 1e-4 and          # (local) Omega stationary at mu=0 (|dOmega/dmu|/(curv*h); FD round-off floor)
        res["calib_resid"] < 1e-6 and              # (local) gap calibration reproduces Delta_BCS bit-for-bit
        res["gibbs_duhem_resid"] < 1e-3 and        # (local) dOmega/dmu = -<N> identity holds (by construction)
        res["d2S_dmu2"] > 0.0 and                  # (local) S34 local-minimum SIGN cross-check (d^2S/dmu^2|_0 > 0)
        gpu_ok                                      # (local) GPU validates closed-form BdG block (or CPU fallback)
    )
    regime_verdict = "VALID" if faithful else "MARGINAL"  # (local)

    # Composite collapse (gate-verdicts.md pre-registered rule):
    if regime_verdict == "BREAKDOWN":
        composite = "FAIL"
    elif sign_verdict == "FAIL":
        composite = "FAIL"
    elif magnitude_verdict == "FAIL" and regime_verdict == "VALID":
        composite = "FAIL"
    elif magnitude_verdict == "FAIL" and regime_verdict == "MARGINAL":
        composite = "INFO"
    elif magnitude_verdict == "INFO":
        composite = "INFO"
    else:
        composite = "PASS"

    # Map to the Reading-A=PASS / Reading-B=FAIL / INFO-marginal=INFO pre-registration:
    # the composite collapse above already yields PASS for zero-on-both (Reading-A),
    # FAIL for non-zero-above-INFO (Reading-B), INFO for marginal.  Consistency check:
    if reading == "Reading-A":
        assert composite == "PASS", f"Reading-A must map to PASS, got {composite}"
    elif reading == "Reading-B":
        assert composite == "FAIL", f"Reading-B must map to FAIL, got {composite}"
    return composite, sign_verdict, magnitude_verdict, regime_verdict


def make_plot(res: dict) -> None:
    fig, axes = plt.subplots(1, 3, figsize=(17, 5))

    # Panel 1: S_SA(mu) about mu_PH + the vanishing slope
    ax = axes[0]
    mu_fine = res["mu_PH"] + np.linspace(-MU_WINDOW, MU_WINDOW, 41)  # (local)
    # recompute S_SA on the fine grid for display (cheap)
    lam, mult, _ = load_spectrum_L10()                              # (local)
    S_disp = np.array([spectral_action(lam, mult, m, res["Delta_BCS"], res["Lambda_SA"], "exp") for m in mu_fine])  # (local)
    ax.plot(mu_fine - res["mu_PH"], S_disp - res["S_0"], "b-", lw=2,
            label=r"$S_{SA}(\mu)-S_{SA}(\mu_{PH})=\mathrm{Tr}\,f(D_{BdG}^2/\Lambda^2)$")
    ax.axvline(0, color="k", ls=":", lw=1, label=r"$\mu=\mu_{PH}$ (half-filling, S34 $\mu=0$)")
    ax.scatter([0], [0], color="r", zorder=5)
    ax.set_xlabel(r"$\mu - \mu_{PH}$  [$M_{KK}$]")
    ax.set_ylabel(r"$S_{SA}(\mu) - S_{SA}(\mu_{PH})$")
    ax.set_title(f"Slope 1: vacuum slope $|dS/d\\mu|/|S|$ = {res['slope1_vacuum']:.2e}\n"
                 f"(Wall #6: $dS/d\\mu|_0=0$; $d^2S/d\\mu^2$ sign-check)")
    ax.legend(fontsize=8); ax.grid(alpha=0.3)

    # Panel 2: Delta(V) gap response + the condensation channels
    ax = axes[1]
    V = res["V_grid"]                                              # (local)
    ax.plot(V, res["Delta_V"], "o-", color="#1f77b4", lw=2, label=r"$\Delta(V)$ self-consistent gap")
    ax.axhline(res["Delta_BCS"], color="gray", ls="--", lw=1, label=fr"$\Delta_{{BCS}}={res['Delta_BCS']:.4f}$ (calib at $V=1$)")
    ax.axvline(1.0, color="green", ls=":", lw=1, label=r"$V=1$ (calibration anchor)")
    ax.set_xlabel(r"pairing-kernel volume $V$ (normalization $g\cdot V$)")
    ax.set_ylabel(r"$\Delta$  [$M_{KK}$]")
    ax.set_title(f"Slope 2: $|dS_{{SA}}/dV|_{{\\Delta}}/|S|$ = {res['slope2_condensation']:.2e}\n"
                 f"(Kosmann: $V\\notin$ dom$(\\mathrm{{Tr}}\\,f)$; SA-trace $V$-blind at fixed $\\Delta$)")
    ax.legend(fontsize=8); ax.grid(alpha=0.3)

    # Panel 3: the discriminator bar — both slopes vs eps_zero
    ax = axes[2]
    labels = [r"slope 1" "\n" r"$|dS/d\mu|/|S|$", r"slope 2" "\n" r"$|dS_{SA}/dV|_\Delta/|S|$"]  # (local)
    vals = [max(res["s1"], 1e-18), max(res["s2"], 1e-18)]          # (local) floor for log display
    colors = ["#1f77b4", "#9467bd"]                                # (local)
    ax.bar(labels, vals, color=colors, alpha=0.8)
    ax.axhline(res["eps_zero"], color="green", ls="--", lw=1.5, label=fr"$\epsilon_{{zero}}={res['eps_zero']:.0e}$ (Reading-A floor)")
    ax.axhline(res["eps_zero_info"], color="orange", ls=":", lw=1.5, label=fr"$\epsilon_{{INFO}}={res['eps_zero_info']:.0e}$ (marginal band)")
    ax.set_yscale("log")
    ax.set_ylabel("dimensionless slope magnitude")
    ax.set_title(f"DISCRIMINATOR: {res['reading']}\n"
                 f"(zero-on-both $\\Rightarrow$ Reading-A/PASS; Layer-B Gibbs-Duhem, SA-disjoint)")
    ax.legend(fontsize=8); ax.grid(alpha=0.3, axis="y")

    fig.suptitle(
        r"S110-CF-CCDARK2-MU: the $\mu$-discriminator — does $\mathrm{Tr}\,f(D_{BdG}^2)$ reach the CC?  "
        r"$\partial(\mathrm{vac})/\partial\mu$ (Gibbs-Duhem) AND $\partial(\mathrm{cond})/\partial V$ (Kosmann) on the L10 $D_K$ spectrum",
        fontsize=11)
    fig.tight_layout(rect=[0, 0, 1, 0.95])
    fig.savefig(OUT_PNG, dpi=130)
    plt.close(fig)


def emit_4tuple(value, scheme: str, convention: str, L_max) -> str:
    return f"(value={value!r}, scheme={scheme}, convention={convention}, L_max={L_max})"


def print_verdict_payload(verdict, value, audit_sha, content_sha,
                          sign_verdict=None, magnitude_verdict=None, regime_verdict=None,
                          companion_note="", extra_rows=None) -> dict:
    payload: dict = {
        "session": int(SESSION.lstrip("Ss")),
        "gate_id": GATE_ID,
        "verdict": verdict,
        "value": str(value),
        "scheme": SCHEME,
        "convention": CONVENTION,
        "l_max": str(L_MAX),
        "audit_sha256": audit_sha,
        "content_sha256": content_sha,
        "schema_version": "S84+",
        "track": "session",
    }
    if companion_note:
        payload["companion_note"] = companion_note
    if not (sign_verdict is None and magnitude_verdict is None and regime_verdict is None):
        payload["sign_verdict"] = sign_verdict
        payload["magnitude_verdict"] = magnitude_verdict
        payload["regime_verdict"] = regime_verdict
    if extra_rows:
        payload["extra_rows"] = list(extra_rows)
    print("<<<EMIT_VERDICT_PAYLOAD>>>")
    print(json.dumps(payload, separators=(",", ":"), sort_keys=True))
    print("<<<END_EMIT_VERDICT_PAYLOAD>>>")
    return payload


# ---------------------------------------------------------------------------
# Section 8 — Main
# ---------------------------------------------------------------------------
def main() -> int:
    t0 = time.time()  # (local)

    pins = log_input_pins(INPUT_FILES)
    audit_sha, content_sha = compute_dual_sha(Path(__file__).resolve(), CANONICAL, pins)
    print(f"  audit_sha256:   {audit_sha[:16]}... (script+canonical+pinmap)")
    print(f"  content_sha256: {content_sha[:16]}... (script only)")
    print(f"[CONST] Delta_BCS={float(Delta_BCS):.7f} M_KK  E_cond={float(E_cond):.8f}  "
          f"M_KK={float(M_KK):.6e} GeV  tau_fold={float(tau_fold)}  K_crit_BdG={float(K_crit_BdG)}")
    try:
        import torch
        print(f"[GPU] torch {torch.__version__}  cuda_available={torch.cuda.is_available()}")
    except Exception as exc:
        print(f"[GPU] torch unavailable: {exc} -- CPU closed-form fallback")
    print()

    res = compute()

    print("=== L10 D_K spectrum ===")
    print(f"  n unique |lambda| = {res['n_uniq']}   counted w/ multiplicity = {res['n_with_mult']} (expect 78080)")
    print(f"  |lambda| in [{res['lam_floor']:.6f}, {res['lam_max']:.6f}] M_KK")
    print(f"  mu_PH (half-filling band centroid) = {res['mu_PH']:.6f} M_KK")
    print()
    print("=== SLOPE 1: d(vacuum)/dmu at the PH-symmetric point (Wall #6 / S34 null) ===")
    print(f"  S_SA(mu_PH) = Tr f(D_BdG^2/Lambda^2) = {res['S_0']:.6e}  (Lambda={res['Lambda_SA']:.4f} M_KK)")
    print(f"  dS_SA/dmu (central diff, exp cutoff)  = {res['dS_dmu']:.6e}")
    print(f"  dS_SA/dmu (rational cutoff cross-chk) = {res['dS_dmu_rat']:.6e}  (cutoff-independence of the null)")
    print(f"  |dS_SA/dmu| / |S_SA| (DIMENSIONLESS)  = {res['dS_dmu_rel']:.6e}   [<= eps_zero={res['eps_zero']:.0e} ?]")
    print(f"  d^2S_SA/dmu^2 = {res['d2S_dmu2']:.6e}  (S34 reported d^2S/dmu^2|_0 in [7.97,8.63]>0; sign/scale check)")
    print(f"  Bogoliubov <N_particle>(mu=0) = {res['N_particle']:.1f}  (gapped: < N_modes/2={0.5*res['N_modes']:.1f}; the gap pushes states down -- NOT naive half-filling)")
    print(f"  Omega(mu=0) = {res['Om0']:.6e}   dOmega/dmu|_0 = {res['dEvac_dmu']:.6e} (= 0 by even symmetry)   <N>(mu=0) = {res['N_at_PH']:.6e}")
    print(f"  STATIONARITY |dOmega/dmu|_0|/(curv*h) = {res['half_fill_resid']:.2e}  (Omega even about mu=0 -> stationary; the Reading-A null itself)")
    print(f"  Gibbs-Duhem identity dOmega/dmu = -<N> (tested off-symmetric at mu_t): resid={res['gibbs_duhem_resid']:.2e}")
    print(f"  SLOPE 1 (reported) |dS/dmu|/|S| = {res['slope1_vacuum']:.6e}")
    print()
    print("=== SLOPE 2: d(condensation)/dV (order-parameter / Kosmann route) ===")
    print(f"  g (calibrated at V=1 so Delta(0)=Delta_BCS) = {res['g_coupling']:.6e}   chi_ref={res['chi_ref']:.4f}")
    print(f"  Delta_check(V=1) = {res['Delta_check']:.7f}  (vs Delta_BCS={res['Delta_BCS']:.7f}; calib resid={res['calib_resid']:.2e})")
    print(f"  dDelta/dV = {res['dDelta_dV']:.6e}   (the gap DOES respond to V -- downstream of the kernel)")
    print(f"  dS_cond_SA/dV (kinetic gap-opening, LEGITIMATE in Tr f) = {res['dScondSA_dV']:.6e}")
    print(f"  dE_cond_pair/dV (Kosmann order-parameter piece, OUTSIDE Tr f) = {res['dEcondpair_dV']:.6e}")
    print(f"  dS_SA/dV |_(Delta fixed) (DIRECT V-dependence of Tr f at fixed gap) = {res['dS_SA_dV_fixedDelta']:.6e}")
    print(f"  SLOPE 2 (reported) |dS_SA/dV|_Delta / |S| = {res['slope2_condensation']:.6e}   [<= eps_zero ?]")
    print()
    print(f"=== GPU validation: max eigvalsh-vs-closed-form residual = {res['gpu_resid']:.3e} "
          f"(device={res['gpu_dev']}, n_block={res['n_block']}) ===")
    print()
    print("=== DISCRIMINATOR ===")
    print(f"  slope1 (vacuum/mu)        = {res['s1']:.6e}   zero={res['s1_zero']}  marginal={res['s1_marginal']}")
    print(f"  slope2 (condensation/V)   = {res['s2']:.6e}   zero={res['s2_zero']}  marginal={res['s2_marginal']}")
    print(f"  eps_zero={res['eps_zero']:.0e}  eps_zero_info={res['eps_zero_info']:.0e}")
    print(f"  READING = {res['reading']}")
    print()

    verdict, sign_v, mag_v, regime_v = evaluate_gate(res)

    # Save data (full float64)
    np.savez(
        OUT_NPZ,
        reading=res["reading"],
        slope1_vacuum=res["slope1_vacuum"], slope2_condensation=res["slope2_condensation"],
        s1=res["s1"], s2=res["s2"], eps_zero=res["eps_zero"], eps_zero_info=res["eps_zero_info"],
        s1_zero=res["s1_zero"], s2_zero=res["s2_zero"],
        s1_marginal=res["s1_marginal"], s2_marginal=res["s2_marginal"],
        # slope 1 detail
        mu_PH=res["mu_PH"], S_0=res["S_0"], dS_dmu=res["dS_dmu"], d2S_dmu2=res["d2S_dmu2"],
        dS_dmu_rel=res["dS_dmu_rel"], dS_dmu_rat=res["dS_dmu_rat"], dS_dmu_rel_rat=res["dS_dmu_rel_rat"],
        dEvac_dmu=res["dEvac_dmu"], Om0=res["Om0"], N_at_PH=res["N_at_PH"],
        N_particle=res["N_particle"], N_modes=res["N_modes"],
        half_fill_resid=res["half_fill_resid"], gibbs_duhem_resid=res["gibbs_duhem_resid"],
        dEvac_dmu_rel=res["dEvac_dmu_rel"],
        # slope 2 detail
        g_coupling=res["g_coupling"], chi_ref=res["chi_ref"], Delta_check=res["Delta_check"],
        calib_resid=res["calib_resid"], V_grid=res["V_grid"], Delta_V=res["Delta_V"],
        S_cond_SA=res["S_cond_SA"], E_cond_pair=res["E_cond_pair"],
        dScondSA_dV=res["dScondSA_dV"], dEcondpair_dV=res["dEcondpair_dV"], dDelta_dV=res["dDelta_dV"],
        dS_SA_dV_fixedDelta=res["dS_SA_dV_fixedDelta"],
        # spectrum + constants
        n_uniq=res["n_uniq"], n_with_mult=res["n_with_mult"],
        lam_floor=res["lam_floor"], lam_max=res["lam_max"],
        Delta_BCS=res["Delta_BCS"], Lambda_SA=res["Lambda_SA"], window=res["window"],
        E_cond_canonical=float(E_cond),
        # GPU
        gpu_resid=res["gpu_resid"], n_block=res["n_block"], gpu_dev=res["gpu_dev"],
        # verdicts
        sign_verdict=sign_v, magnitude_verdict=mag_v, regime_verdict=regime_v, composite=verdict,
        L_max=L_MAX, tau_fold=float(tau_fold),
        audit_sha256=audit_sha, content_sha256=content_sha,
    )
    print(f"  data saved: {OUT_NPZ.name}")

    make_plot(res)
    print(f"  plot saved: {OUT_PNG.name}")
    print()

    # 4-tuple + verdict payload
    value_payload = (
        f"READING={res['reading']}__"
        f"slope1_vacuum_dSdmu_over_S={res['slope1_vacuum']:.3e}_sign={'ZERO' if res['s1_zero'] else ('MARG' if res['s1_marginal'] else 'NONZERO')}__"
        f"slope2_cond_dSdV_fixedDelta_over_S={res['slope2_condensation']:.3e}_sign={'ZERO' if res['s2_zero'] else ('MARG' if res['s2_marginal'] else 'NONZERO')}__"
        f"vs_eps_zero={res['eps_zero']:.0e}__GibbsDuhem_N={res['N_at_PH']:.2f}_dEvacdmu={res['dEvac_dmu']:.3e}__"
        f"d2Sdmu2={res['d2S_dmu2']:.3e}__Kosmann_dEcondpair_dV={res['dEcondpair_dV']:.3e}_outside_Trf"
    )  # (local)
    tag = emit_4tuple(value_payload, SCHEME, CONVENTION, L_MAX)
    print(tag)
    print_verdict_payload(
        verdict, value_payload, audit_sha, content_sha,
        sign_verdict=sign_v, magnitude_verdict=mag_v, regime_verdict=regime_v,
        companion_note=(f"{GATE_ID} mu-discriminator: {res['reading']} -- both SA-side slopes "
                        f"(d(vac)/dmu={res['slope1_vacuum']:.2e}, d(cond)/dV|_Delta={res['slope2_condensation']:.2e}) "
                        f"<= eps_zero={res['eps_zero']:.0e} confirms CC is Layer-B Gibbs-Duhem (Wall#6+Kosmann); R0 prelude for WS-SA-FREE-ENERGY"),
        extra_rows=[
            f"# slope1_vacuum=|dS_SA/dmu|/|S|={res['slope1_vacuum']:.3e} (Wall#6 PH-sym dS/dmu|_0=0; cutoff-indep: exp={res['dS_dmu_rel']:.2e}/rat={res['dS_dmu_rel_rat']:.2e}); GibbsDuhem <N>={res['N_at_PH']:.2f} half-fill-resid={res['half_fill_resid']:.2e} dEvac/dmu=-<N> resid={res['gibbs_duhem_resid']:.2e}",
            f"# slope2_condensation=|dS_SA/dV|_Delta/|S|={res['slope2_condensation']:.3e} (S35 Kosmann V not-in dom(Tr f); SA-trace V-blind at fixed Delta); Kosmann pairing dE_cond_pair/dV={res['dEcondpair_dV']:.3e} OUTSIDE Tr f; gap dDelta/dV={res['dDelta_dV']:.3e} (kinetic, legitimate)",
            f"# regulator_pin=N/A (state-functional slopes, NOT Seeley-DeWitt residues; SA-side null anchored structurally Wall#6+Kosmann); GPU eigvalsh-vs-closedform resid={res['gpu_resid']:.2e} dev={res['gpu_dev']}",
        ],
    )

    wall = time.time() - t0  # (local)
    print(f"\n=== {GATE_ID}: {verdict} (sign={sign_v}/mag={mag_v}/regime={regime_v}, "
          f"reading={res['reading']}, wall {wall:.1f}s) ===")
    return 0  # exit 0 regardless of scientific verdict (math-scripts.md exit-code rule)


if __name__ == "__main__":
    sys.exit(main())
